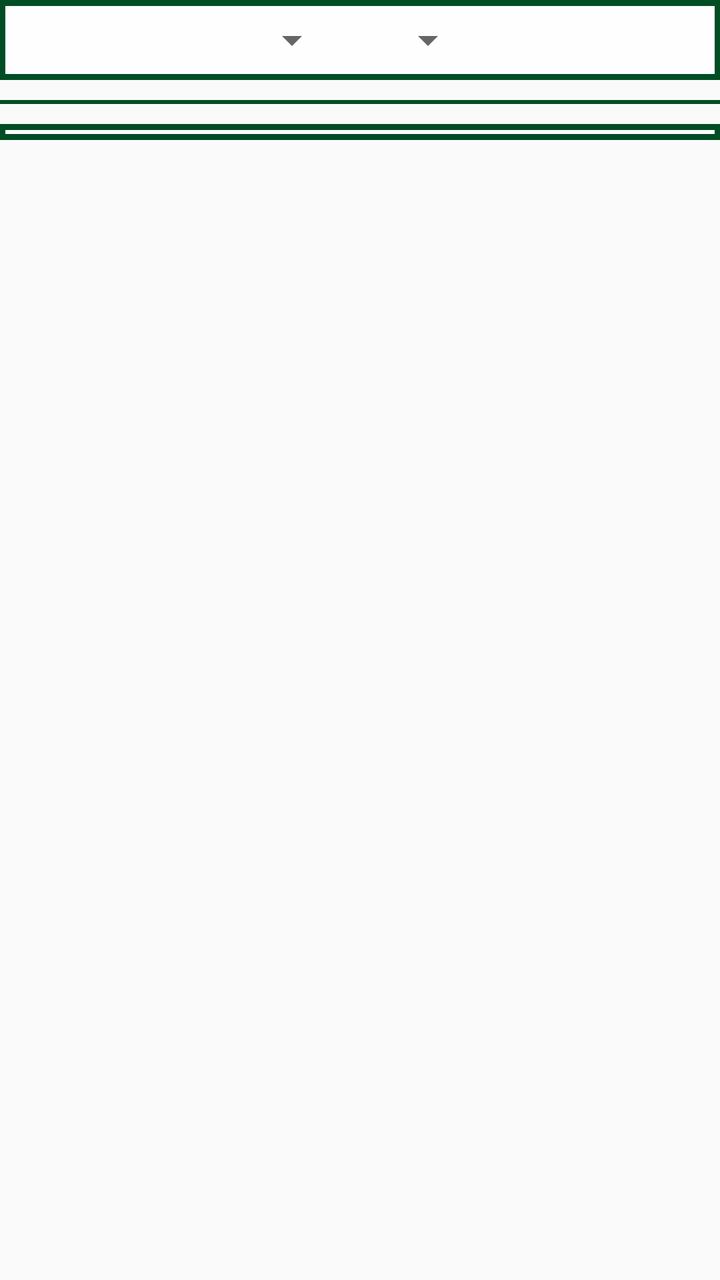
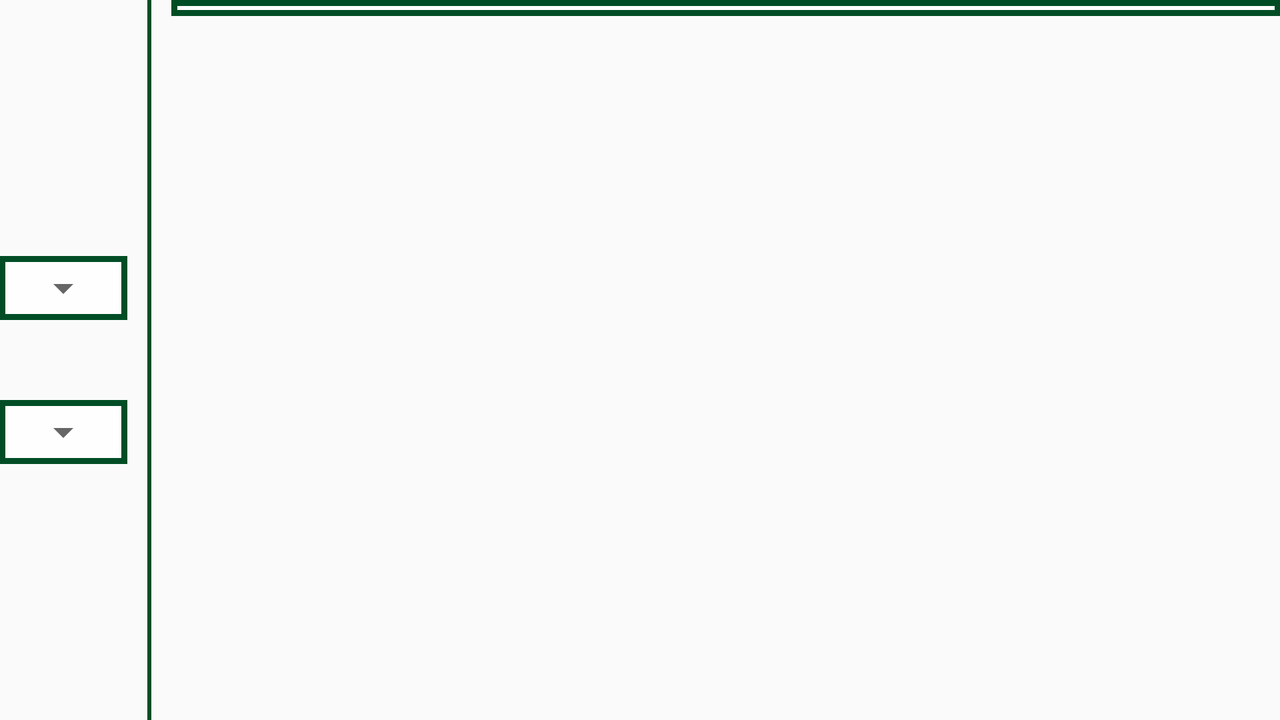

Compare how this app lays out the same screen by default and in its alternative resource folder. The renders come first, then the two layout files and the values they reference.
<!-- AndroidManifest.xml: application theme AppTheme -->
<!-- res/layout/content_sentences.xml -->
<?xml version="1.0" encoding="utf-8"?>
<RelativeLayout xmlns:android="http://schemas.android.com/apk/res/android"
    xmlns:app="http://schemas.android.com/apk/res-auto"
    xmlns:tools="http://schemas.android.com/tools"
    android:id="@+id/content_sentences"
    android:layout_width="match_parent"
    android:layout_height="match_parent"
    android:paddingBottom="@dimen/activity_vertical_margin"
    android:paddingLeft="@dimen/activity_horizontal_margin"
    android:paddingRight="@dimen/activity_horizontal_margin"
    android:paddingTop="@dimen/activity_vertical_margin"
    app:layout_behavior="@string/appbar_scrolling_view_behavior"
    tools:context="ogcio.vanuatulanguages.SentencesActivity"
    tools:showIn="@layout/activity_sentences">

    <RelativeLayout
        android:layout_width="match_parent"
        android:layout_height="40dp"
        android:id="@+id/relativeLayout"
        android:background="@drawable/border_white"
        android:layout_centerHorizontal="true"
        android:gravity="center">

        <Spinner
            android:layout_width="wrap_content"
            android:layout_height="wrap_content"
            android:layout_marginRight="10dp"
            android:layout_marginEnd="10dp"
            android:id="@+id/firstLanguage"
            android:layout_toLeftOf="@+id/spacer"
            android:layout_toStartOf="@+id/spacer"/>

        <View
            android:layout_width="0dp"
            android:layout_height="0dp"
            android:layout_centerHorizontal="true"
            android:id="@+id/spacer"/>

        <Spinner
            android:layout_width="wrap_content"
            android:layout_height="wrap_content"
            android:layout_marginLeft="10dp"
            android:layout_marginStart="10dp"
            android:id="@+id/secondLanguage"
            android:layout_toRightOf="@+id/spacer"
            android:layout_toEndOf="@+id/spacer"/>

    </RelativeLayout>

    <View
        android:id="@+id/SplitLine"
        android:layout_width="match_parent"
        android:layout_height="2dp"
        android:background="@color/colorPrimaryDark"
        android:layout_marginTop="10dp"
        android:layout_marginBottom="10dp"
        android:layout_below="@+id/relativeLayout"
        android:layout_alignParentLeft="true"
        android:layout_alignParentStart="true" />

    <ListView
        android:layout_width="wrap_content"
        android:layout_height="wrap_content"
        android:id="@+id/sentences"
        android:layout_below="@+id/SplitLine"
        android:background="@drawable/border_white"/>

</RelativeLayout>
<!-- res/layout/activity_sentences.xml (included above) -->
<?xml version="1.0" encoding="utf-8"?>
<android.support.design.widget.CoordinatorLayout xmlns:android="http://schemas.android.com/apk/res/android"
    xmlns:app="http://schemas.android.com/apk/res-auto"
    xmlns:tools="http://schemas.android.com/tools"
    android:layout_width="match_parent"
    android:layout_height="match_parent"
    android:fitsSystemWindows="true"
    tools:context="ogcio.vanuatulanguages.SentencesActivity"
    android:background="@drawable/namele_light">

    <android.support.design.widget.AppBarLayout
        android:layout_width="match_parent"
        android:layout_height="wrap_content"
        android:theme="@style/AppTheme.AppBarOverlay">

        <android.support.v7.widget.Toolbar
            android:id="@+id/toolbar"
            android:layout_width="match_parent"
            android:layout_height="?attr/actionBarSize"
            android:background="?attr/colorPrimary"
            app:popupTheme="@style/AppTheme.PopupOverlay" />

    </android.support.design.widget.AppBarLayout>

    <include layout="@layout/content_sentences" />

</android.support.design.widget.CoordinatorLayout>
<!-- resources referenced by this layout -->
<resources>
  <color name="colorPrimaryDark">#004d25</color>
  <!-- drawable border_white (drawable) -->
  <?xml version="1.0" encoding="utf-8"?>
  <shape xmlns:android="http://schemas.android.com/apk/res/android">
      <solid android:color="#BFFFFFFF"/>
      <stroke android:width="3dip" android:color="#004d25" />
      <padding android:left="8dip" android:top="4dip" android:right="8dip" android:bottom="4dip" />
  </shape>
  <!-- drawable namele_light: png bitmap (drawable, 110221 bytes) -->
  <style name="AppTheme.AppBarOverlay" parent="ThemeOverlay.AppCompat.Dark.ActionBar" />
  <style name="AppTheme.PopupOverlay" parent="ThemeOverlay.AppCompat.Light" />
  <style name="AppTheme" parent="Theme.AppCompat.Light.DarkActionBar">
          
          <item name="colorPrimary">@color/colorPrimary</item>
          <item name="colorPrimaryDark">@color/colorPrimaryDark</item>
          <item name="colorAccent">@color/colorAccent</item>
      </style>
  <color name="colorPrimary">#00cc99</color>
  <color name="colorAccent">#374bc0</color>
</resources>
<!-- res/layout-land/content_sentences.xml (the repository's variant of the layout above) -->
<!-- drawn on the phone turned sideways -->
<?xml version="1.0" encoding="utf-8"?>
<RelativeLayout xmlns:android="http://schemas.android.com/apk/res/android"
    xmlns:app="http://schemas.android.com/apk/res-auto"
    xmlns:tools="http://schemas.android.com/tools"
    android:id="@+id/content_sentences"
    android:layout_width="match_parent"
    android:layout_height="match_parent"
    android:paddingBottom="@dimen/activity_vertical_margin"
    android:paddingLeft="@dimen/activity_horizontal_margin"
    android:paddingRight="@dimen/activity_horizontal_margin"
    android:paddingTop="@dimen/activity_vertical_margin"
    app:layout_behavior="@string/appbar_scrolling_view_behavior"
    tools:context="ogcio.vanuatulanguages.SentencesActivity"
    tools:showIn="@layout/activity_sentences">

    <RelativeLayout
        android:layout_width="wrap_content"
        android:layout_height="match_parent"
        android:id="@+id/relativeLayout"
        android:layout_centerVertical="true"
        android:gravity="center">

        <LinearLayout
            android:layout_width="wrap_content"
            android:layout_height="wrap_content"
            android:background="@drawable/border_white"
            android:layout_above="@+id/spacer"
            android:layout_marginBottom="20dp"
            android:id="@+id/languageOne">

            <Spinner
                android:layout_width="wrap_content"
                android:layout_height="wrap_content"
                android:id="@+id/firstLanguage"
                android:text="Language One"/>

        </LinearLayout>

        <View
            android:layout_width="0dp"
            android:layout_height="0dp"
            android:layout_centerVertical="true"
            android:id="@+id/spacer"/>

        <LinearLayout
            android:layout_width="wrap_content"
            android:layout_height="wrap_content"
            android:background="@drawable/border_white"
            android:layout_below="@+id/spacer"
            android:layout_marginTop="20dp"
            android:id="@+id/languageTwo">

            <Spinner
                android:layout_width="wrap_content"
                android:layout_height="wrap_content"
                android:id="@+id/secondLanguage"
                android:text="Language Two"/>

        </LinearLayout>

    </RelativeLayout>

    <View
        android:id="@+id/SplitLine"
        android:layout_width="2dp"
        android:layout_height="match_parent"
        android:background="@color/colorPrimaryDark"
        android:layout_marginStart="10dp"
        android:layout_marginEnd="10dp"
        android:layout_toEndOf="@id/relativeLayout" />

    <ListView
        android:layout_width="wrap_content"
        android:layout_height="wrap_content"
        android:id="@+id/sentences"
        android:layout_toEndOf="@+id/SplitLine"
        android:background="@drawable/border_white"/>

</RelativeLayout>
<!-- res/layout/content_sentences.xml (included above) -->
<?xml version="1.0" encoding="utf-8"?>
<RelativeLayout xmlns:android="http://schemas.android.com/apk/res/android"
    xmlns:app="http://schemas.android.com/apk/res-auto"
    xmlns:tools="http://schemas.android.com/tools"
    android:id="@+id/content_sentences"
    android:layout_width="match_parent"
    android:layout_height="match_parent"
    android:paddingBottom="@dimen/activity_vertical_margin"
    android:paddingLeft="@dimen/activity_horizontal_margin"
    android:paddingRight="@dimen/activity_horizontal_margin"
    android:paddingTop="@dimen/activity_vertical_margin"
    app:layout_behavior="@string/appbar_scrolling_view_behavior"
    tools:context="ogcio.vanuatulanguages.SentencesActivity"
    tools:showIn="@layout/activity_sentences">

    <RelativeLayout
        android:layout_width="match_parent"
        android:layout_height="40dp"
        android:id="@+id/relativeLayout"
        android:background="@drawable/border_white"
        android:layout_centerHorizontal="true"
        android:gravity="center">

        <Spinner
            android:layout_width="wrap_content"
            android:layout_height="wrap_content"
            android:layout_marginRight="10dp"
            android:layout_marginEnd="10dp"
            android:id="@+id/firstLanguage"
            android:layout_toLeftOf="@+id/spacer"
            android:layout_toStartOf="@+id/spacer"/>

        <View
            android:layout_width="0dp"
            android:layout_height="0dp"
            android:layout_centerHorizontal="true"
            android:id="@+id/spacer"/>

        <Spinner
            android:layout_width="wrap_content"
            android:layout_height="wrap_content"
            android:layout_marginLeft="10dp"
            android:layout_marginStart="10dp"
            android:id="@+id/secondLanguage"
            android:layout_toRightOf="@+id/spacer"
            android:layout_toEndOf="@+id/spacer"/>

    </RelativeLayout>

    <View
        android:id="@+id/SplitLine"
        android:layout_width="match_parent"
        android:layout_height="2dp"
        android:background="@color/colorPrimaryDark"
        android:layout_marginTop="10dp"
        android:layout_marginBottom="10dp"
        android:layout_below="@+id/relativeLayout"
        android:layout_alignParentLeft="true"
        android:layout_alignParentStart="true" />

    <ListView
        android:layout_width="wrap_content"
        android:layout_height="wrap_content"
        android:id="@+id/sentences"
        android:layout_below="@+id/SplitLine"
        android:background="@drawable/border_white"/>

</RelativeLayout>
